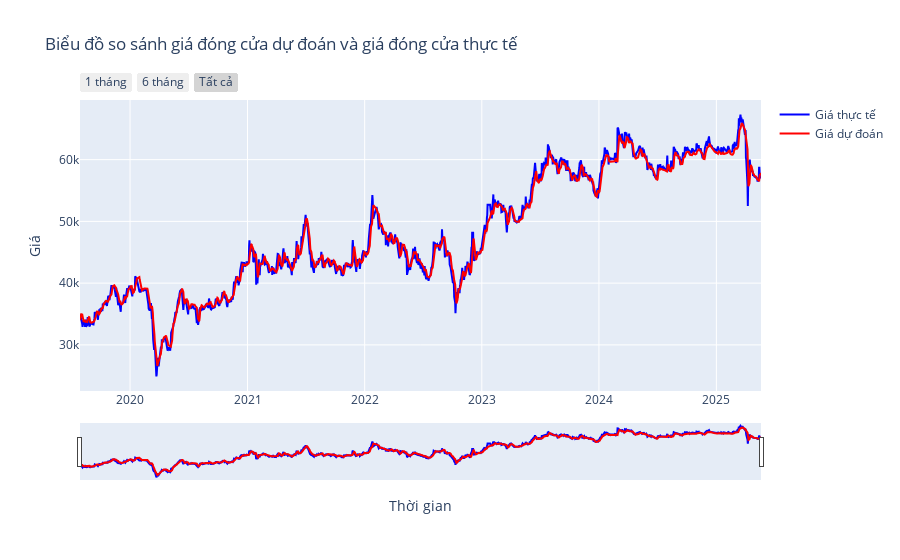

The cell this chart's notebook holds for it:
### Code cell
# Trực quan hóa so sánh giá dự đoán và giá thực tế
times_str = [str(time) for time in times]

fig = go.Figure()
fig.add_trace(go.Scatter(x=times_str, y=y_train.flatten(), mode='lines', name='Giá thực tế', line=dict(color='blue')))
fig.add_trace(go.Scatter(x=times_str, y=y_predict.flatten(), mode='lines', name='Giá dự đoán', line=dict(color='red')))

fig.update_layout(
    title='Biểu đồ so sánh giá đóng cửa dự đoán và giá đóng cửa thực tế',
    xaxis_title='Thời gian',
    yaxis_title='Giá',
    xaxis=dict(
        rangeselector=dict(
            buttons=list([
                dict(count=1, label='1 tháng', step='month', stepmode='backward'),
                dict(count=6, label='6 tháng', step='month', stepmode='backward'),
                dict(label='Tất cả',step='all')
            ])
        ),
        rangeslider=dict(visible=True),
        type='date'
    )
)

# Show plot
fig.show()

### Figure 1 — Plotly figure (JSON) as saved in the notebook; plotly's stock layout.template omitted (floating-point values rounded to 4 significant figures; data arrays with more than 128 entries replaced by an {"elided": "..."} marker saying what was removed)
{"data": [{"line": {"color": "blue"}, "mode": "lines", "name": "Giá thực tế", "type": "scatter", "x": {"elided": "1452 str values"}, "y": {"elided": "1452 float values"}}, {"line": {"color": "red"}, "mode": "lines", "name": "Giá dự đoán", "type": "scatter", "x": {"elided": "1452 str values"}, "y": {"elided": "1452 float values"}}], "layout": {"title": {"text": "Biểu đồ so sánh giá đóng cửa dự đoán và giá đóng cửa thực tế"}, "xaxis": {"rangeselector": {"buttons": [{"count": 1, "label": "1 tháng", "step": "month", "stepmode": "backward"}, {"count": 6, "label": "6 tháng", "step": "month", "stepmode": "backward"}, {"label": "Tất cả", "step": "all"}]}, "rangeslider": {"visible": true}, "title": {"text": "Thời gian"}, "type": "date"}, "yaxis": {"title": {"text": "Giá"}}}}
